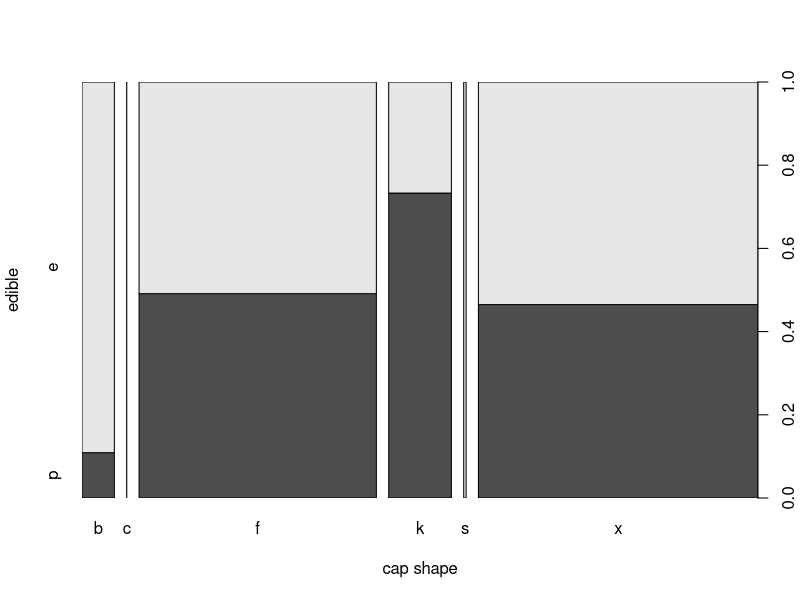
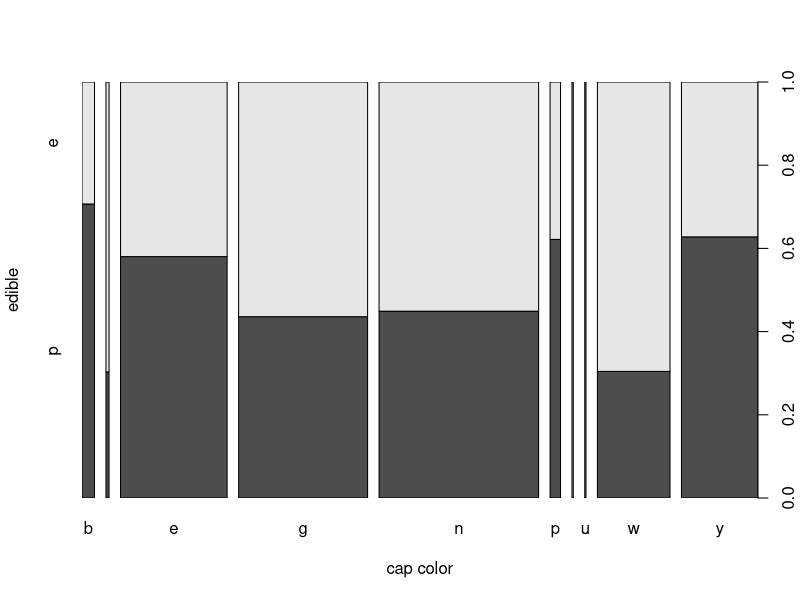
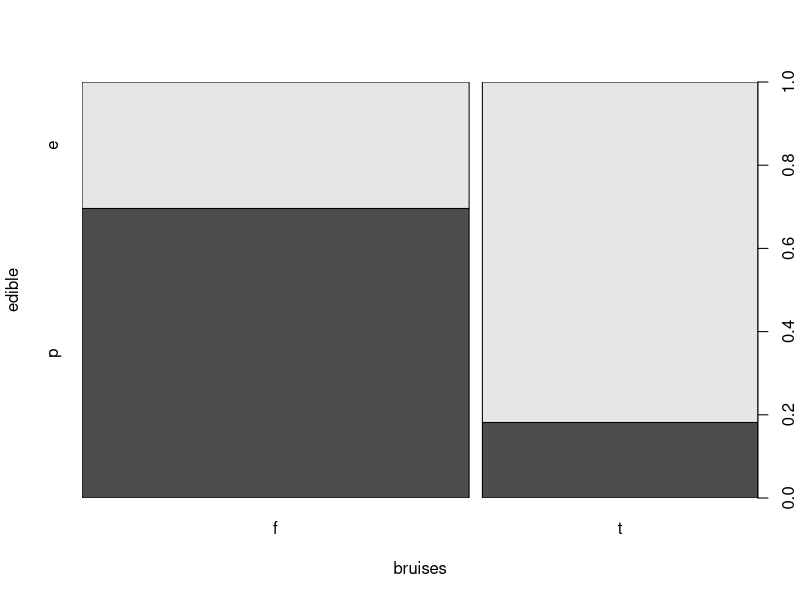
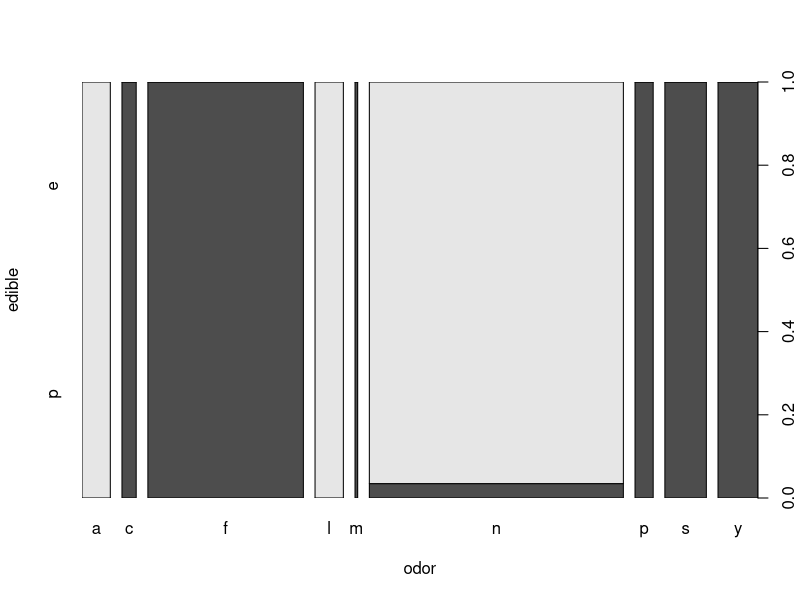
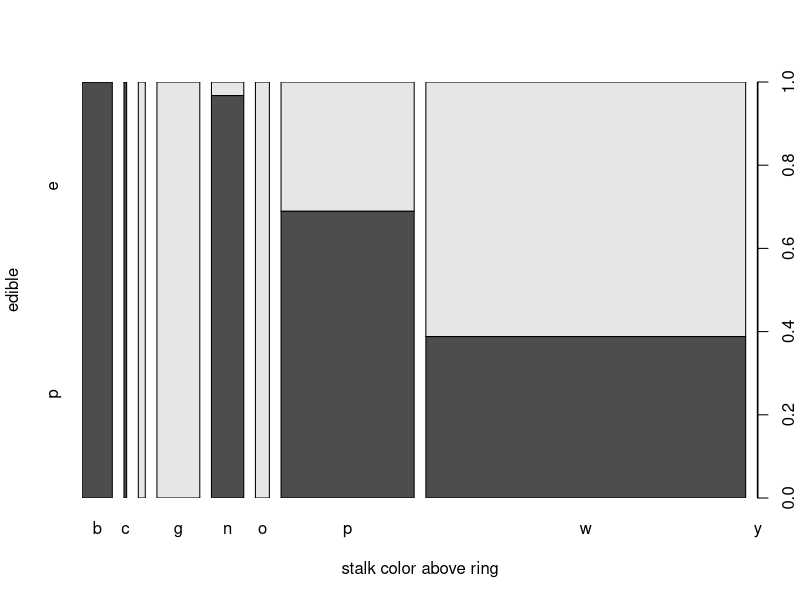
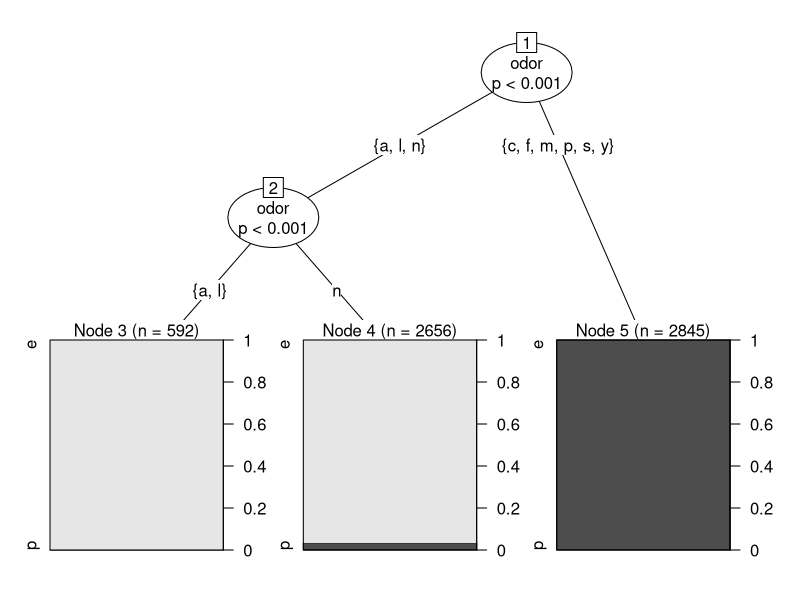
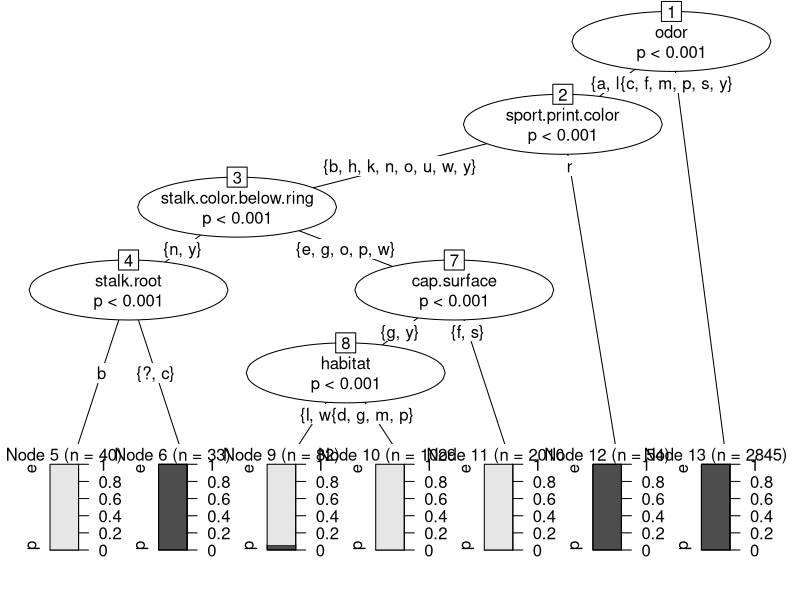

R code for these plots, in order:
# Example 1 for Classification Lecture - Poison Shrooms
# Arun S. Moorthy; arunmoorthy@trentu.ca
#
# First Draft: March 13, 2024
# Updated: March 2, 2026
#===============================================================================

rm(list=ls()) # This command clears the work space -- it's a holdover from my days writing compiled code 

# ==============================================================================

# This block of code  checks whether the packages I'd like to use (listed in the 
# array "necessaryPackages") are already installed on my computer. If not, the 
# packages will be installed and loaded. If they are installed, the packages 
# will be loaded.

necessaryPackages = c("party","caret") 

for(i in necessaryPackages){
  if(paste0(i) %in% installed.packages()==FALSE){
    install.packages(paste0(i))
    library(i,character.only=TRUE)
  } else {
    library(i,character.only=TRUE)
  }
}


# ==============================================================================

# This block of code loads up the necessary data set and collects dimension info

shroom_data = read.csv("Shroom_example.csv",stringsAsFactors = TRUE) # This makes sure that categorical variables are not just characters
nObs = dim(shroom_data)[1]
nFeatures = dim(shroom_data)[2]


# ==============================================================================

# This block of code splits the data into training and testing sets

trainRowNumbers = createDataPartition(shroom_data$edible,p=0.75,list=FALSE,times=1) # This command selects ~75% of data as training data, maintaining the balance of edible and poisonous data

trainData = shroom_data[trainRowNumbers,] # Selects the rows that were identified in "trainRowNumbers

testData = shroom_data[-trainRowNumbers,] # Removes the rows that were identified in "trainRowNumbers"

trainX = trainData[,2:23] # selects columns 2 to 23 as our features/predictors/independent variable
trainY = trainData[,1] # selects column 1 as our response/dependent variable

# ==============================================================================

# This block of code helps us build some intuition via plotting

plot(as.factor(trainData$cap.shape),as.factor(trainData$edible),xlab="cap shape",ylab="edible")
plot(as.factor(trainData$cap.color),as.factor(trainData$edible),xlab="cap color",ylab="edible")
plot(as.factor(trainData$bruises),as.factor(trainData$edible),xlab="bruises",ylab="edible")
plot(as.factor(trainData$odor),as.factor(trainData$edible),xlab="odor",ylab="edible")
plot(as.factor(trainData$stalk.color.above.ring),as.factor(trainData$edible),xlab="stalk color above ring",ylab="edible")

# ==============================================================================

#Decision tree as a function of odor
fit_odor<-ctree(edible~odor,data=trainData) # This trains the model with the trainData
summary(fit_odor) # This is a summary of the model
plot(fit_odor,uniform=TRUE) # This is a plot of the model

odor_train_predictions = predict(fit_odor,newdata=trainData) # Make a prediction using the model and train data
encoded_train_predictions = ifelse(odor_train_predictions=="p",0,1)
encoded_train_true = ifelse(trainData$edible=="p",0,1)
odor_train_Accuracy = sum(encoded_train_true==encoded_train_predictions)/length(encoded_train_predictions)
odor_train_R2 = cor(encoded_train_predictions,encoded_train_true)^2

odor_test_predictions = predict(fit_odor,newdata=testData) # Make a prediction using the model and train data
encoded_test_predictions = ifelse(odor_test_predictions=="p",0,1)
encoded_test_true = ifelse(testData$edible=="p",0,1)
odor_test_Accuracy = sum(encoded_test_true==encoded_test_predictions)/length(encoded_test_predictions)
odor_test_R2 = cor(encoded_test_predictions,encoded_test_true)^2



#Decision tree as a function of all inputs
fit_all<-ctree(edible~.,data=trainData) # This trains the model with the trainData
summary(fit_all) # This is a summary of the model
plot(fit_all,uniform=TRUE) # This is a plot of the model

all_train_predictions = predict(fit_all,newdata=trainData) # Make a prediction using the model and train data
encoded_train_predictions = ifelse(all_train_predictions=="p",0,1)
encoded_train_true = ifelse(trainData$edible=="p",0,1)
all_train_Accuracy = sum(encoded_train_true==encoded_train_predictions)/length(encoded_train_predictions)
all_train_R2 = cor(encoded_train_predictions,encoded_train_true)^2

all_test_predictions = predict(fit_all,newdata=testData) # Make a prediction using the model and train data
encoded_test_predictions = ifelse(all_test_predictions=="p",0,1)
encoded_test_true = ifelse(testData$edible=="p",0,1)
all_test_Accuracy = sum(encoded_test_true==encoded_test_predictions)/length(encoded_test_predictions)
all_test_R2 = cor(encoded_test_predictions,encoded_test_true)^2
